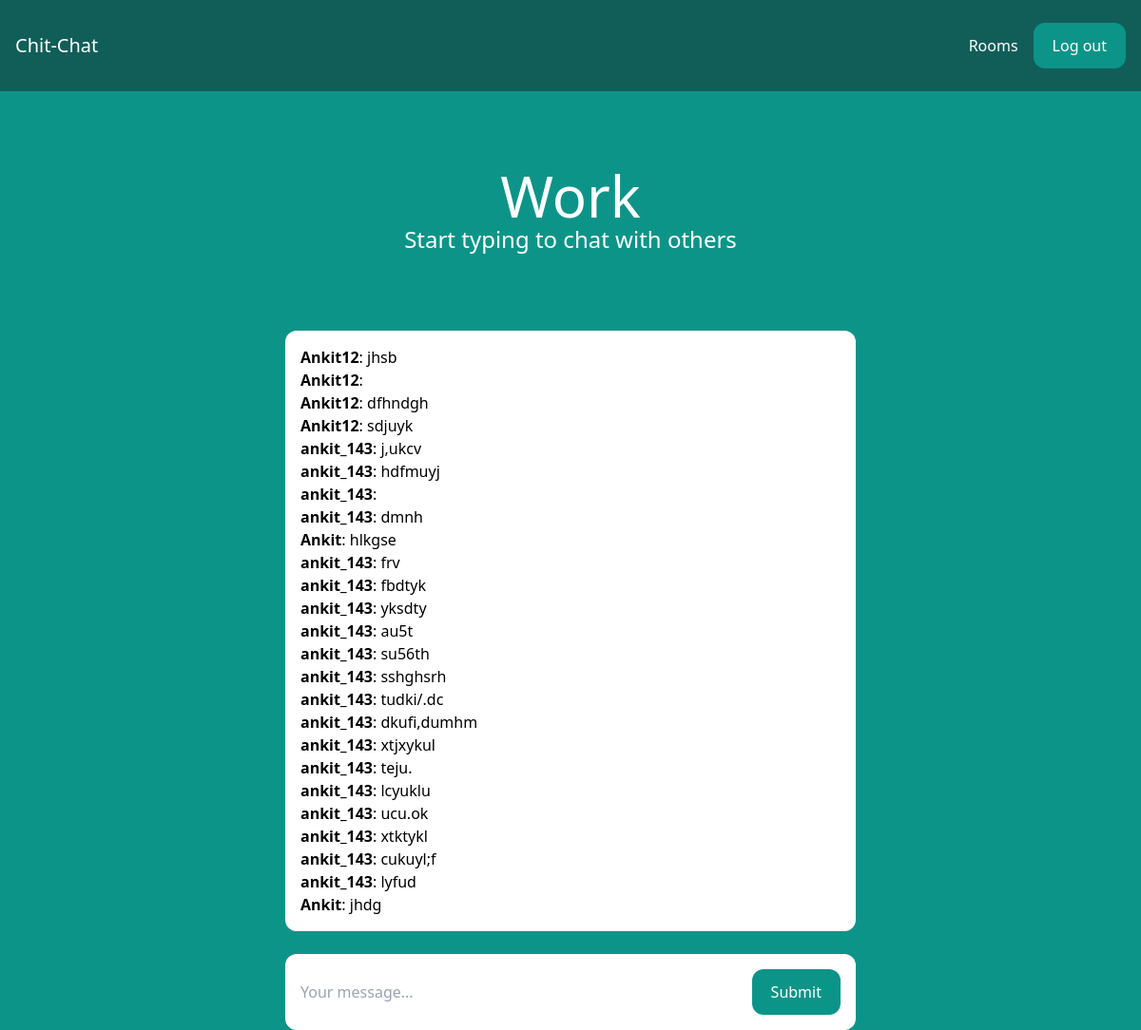
The page /rooms/work/ (signed in) on the database its author committed.
### room/models.py (models this page shows)
class Room(models.Model):
    name = models.CharField(max_length=255)
    slug = models.SlugField(unique=True)

class Message(models.Model):
    room = models.ForeignKey(Room, related_name='messages', on_delete=models.CASCADE)
    user = models.ForeignKey(User, related_name='messages', on_delete=models.CASCADE)
    content = models.TextField()
    date_added = models.DateTimeField(auto_now_add=True)
    class Meta:
        ordering = ('date_added',)

### room/views.py (the view)
# urls.py: path('rooms/', include('room.urls')),
@login_required
def room(request, slug):
    room = Room.objects.get(slug=slug)
    messages = Message.objects.filter(room=room)[0:25]
    return render(request, 'room/room.html', {'room': room, 'messages': messages})

### room/templates/room/room.html (shortened to what this page needs)
{% extends 'core/base.html' %} {% block title %}{{ room.name }} | {% endblock %} {% block content %}
<div class="p-10 lg:p-20 text-center">
    <h1 class="text-3xl lg:text-6xl text-white">{{ room.name }}</h1>
    <h5 class="text-1xl lg:text-2xl text-white">{{ 'Start typing to chat with others' }}</h5>
</div>
<div class="lg:w-2/4 mx-4 lg:mx-auto p-4 bg-white rounded-xl">
    <div class="chat-messages space-y-3" id="chat-messages">
        {% for m in messages %}<b>{{ m.user.username }}</b>: {{ m.content }}<br>{% endfor %}
    </div>
</div>
<div class="lg:w-2/4 mt-6 mx-4 lg:mx-auto p-4 bg-white rounded-xl">
    <form method="post" action="." class="flex">
        <input type="text" name="content" class="flex-1 mr-3" placeholder="Your message..." id="chat-message-input">
        <button class="px-5 py-3 rounded-xl text-white bg-teal-600 hover:bg-teal-700" id="chat-message-submit">Submit</button>
    </form>
</div>
{% endblock %}

### rows shown on the page
Room: name "Work"
Message: user.username "Ankit12", content "jhsb"
Message: user.username "Ankit12"
Message: user.username "Ankit12", content "dfhndgh"
Message: user.username "Ankit12", content "sdjuyk"
Message: user.username "ankit_143", content "j,ukcv"
Message: user.username "ankit_143", content "hdfmuyj"
Message: user.username "ankit_143"
Message: user.username "ankit_143", content "dmnh"
Message: user.username "Ankit", content "hlkgse"
Message: user.username "ankit_143", content "frv"
Message: user.username "ankit_143", content "fbdtyk"
Message: user.username "ankit_143", content "yksdty"
Message: user.username "ankit_143", content "au5t"
Message: user.username "ankit_143", content "su56th"
Message: user.username "ankit_143", content "sshghsrh"
Message: user.username "ankit_143", content "tudki/.dc"
Message: user.username "ankit_143", content "dkufi,dumhm"
Message: user.username "ankit_143", content "xtjxykul"
Message: user.username "ankit_143", content "teju."
Message: user.username "ankit_143", content "lcyuklu"
Message: user.username "ankit_143", content "ucu.ok"
Message: user.username "ankit_143", content "xtktykl"
Message: user.username "ankit_143", content "cukuyl;f"
Message: user.username "ankit_143", content "lyfud"
Message: user.username "Ankit", content "jhdg"

### other values the page prints
{{ 'Start typing to chat with others' }} "Start typing to chat with others"
